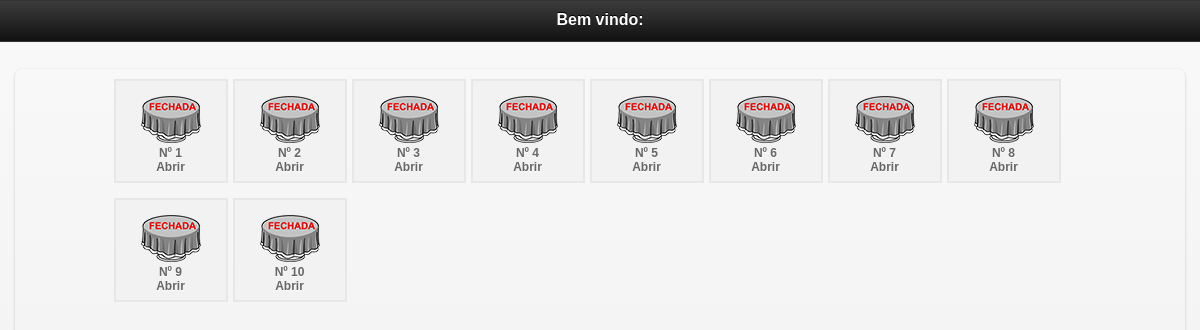
The app's page /mobile/mesas.php (signed in), older data.
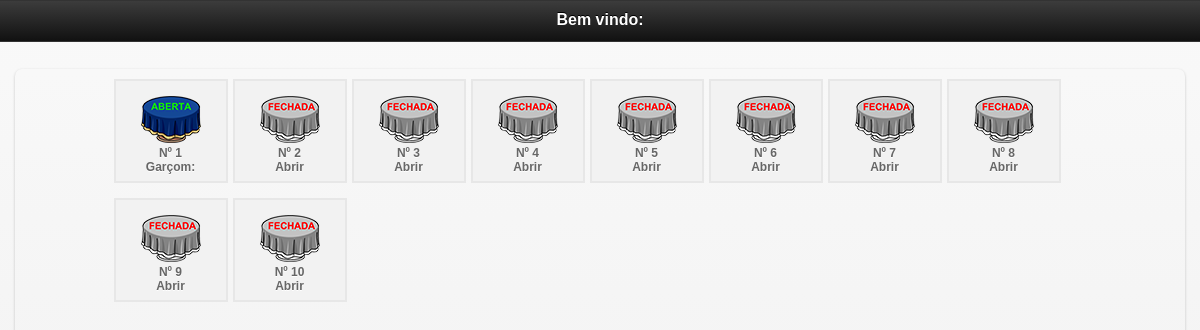
The same page, newer data.
### tables this page shows
CREATE TABLE `mesa` (
  `id_mesa` int(10) NOT NULL AUTO_INCREMENT,
  `numero` int(10) NOT NULL,
  `idGarcon` varchar(200) NOT NULL,
  `situacao` int(1) NOT NULL,
  PRIMARY KEY (`id_mesa`)
);

### mobile/mesas.php (the view, shortened to what this page needs)
<?php include "../config/conexao.php";
$login = $_SESSION['garcon_session'];
$g = mysql_query("SELECT * FROM garcon WHERE login='$login'");
$mostra = mysql_fetch_array($g);
?>
<!doctype html>
<html class="no-js ui-mobile-rendering" lang="pt">
<head>
      <link rel="stylesheet" href="css/jquery.mobile-1.3.1.min.css" />
      <link rel="stylesheet" href="../css/css.css"/>
</head>
<body>
<div id="categories" data-role="page" data-title="Categories">
      <div data-role="header">
            <h1>Bem vindo: <?php echo $mostra['nomeGarcon'] ?></h1>
      </div>
      <div data-role="content">
            <ul data-role="listview" data-inset="true">
            <div id="mesas2">
<ul>
	<?php
		$sql = mysql_query("SELECT * FROM mesa ORDER BY id_mesa ASC");
		while($ver = mysql_fetch_array($sql)){
			$situacao = $ver['situacao'];
			$id_mesa = $ver['id_mesa'];
			$numero = $ver['numero'];
			$idGarcon = $ver['idGarcon'];
			$gar = mysql_query("SELECT * FROM garcon WHERE idGarcon='$idGarcon'");
			$bosta = mysql_fetch_assoc($gar);
			$nomeGarcon = $bosta['nomeGarcon'];
			if($situacao == 0){
				$img = "<img src='../imagens/mesafechada.png' width='60' height='47' border='0'>";
			}else{
			$img = "<img src='../imagens/mesaaberta.png' width='60' height='47' border='0'>";
			}
	?>
	<li><a href="inicio.php?id_mesa=<?php echo $id_mesa ?>&idGarcon=<?php echo $idGarcon ?>"><?php echo $img; echo "<br/>";  echo 'Nº '.$numero;  echo "<br/>"; if($situacao == 1){echo "Garçom: ".$nomeGarcon; }else{echo "Abrir";} ?></a></li>
<?php } ?>
</ul>
</div>
</body>
</html>

Row changes from the older to the newer data that the page shows:
changed mesa (number 1 of 10 on the later page): situacao: picture added; situacao: picture removed; situacao "Abrir" → "Garçom:"
